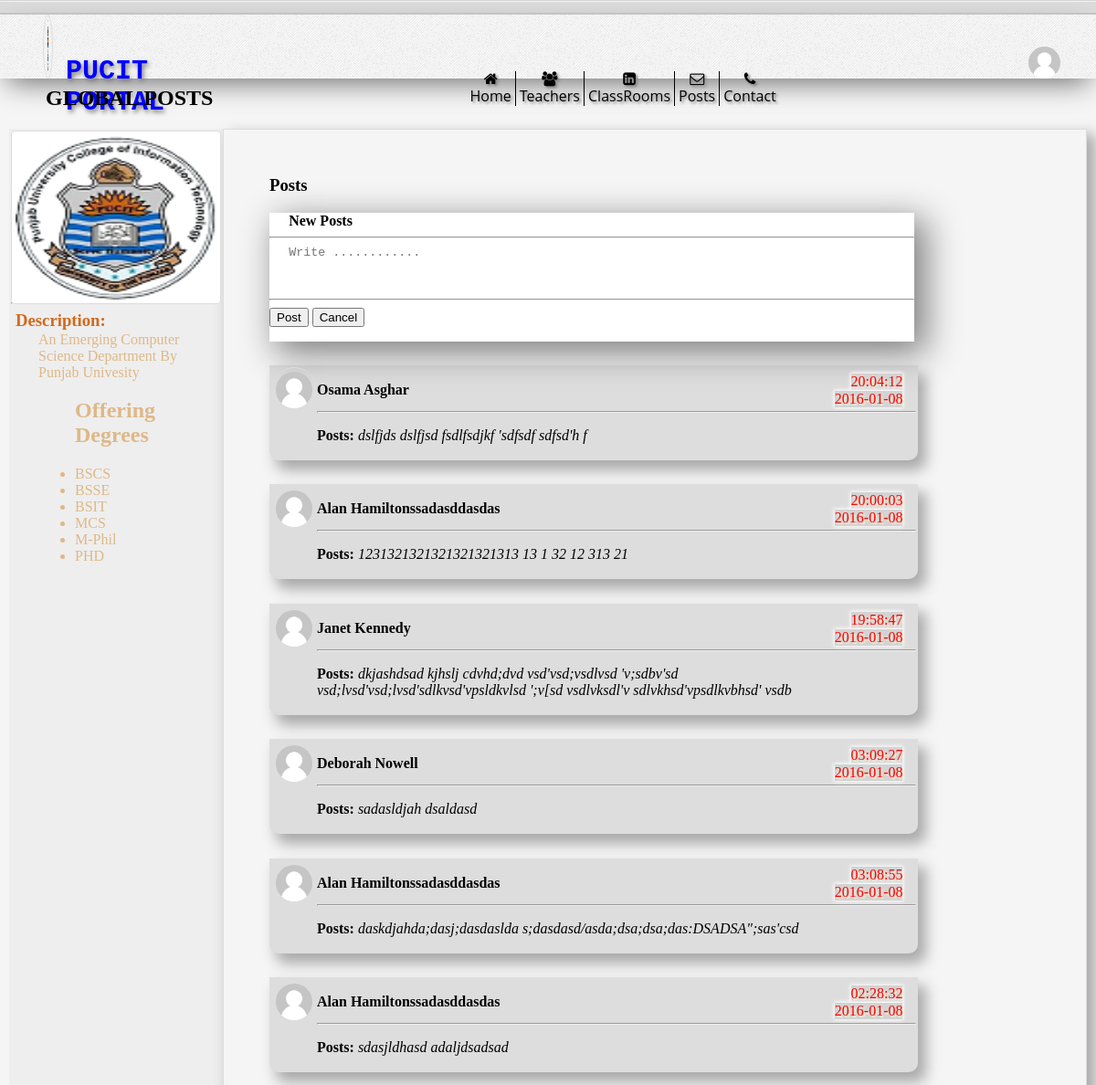
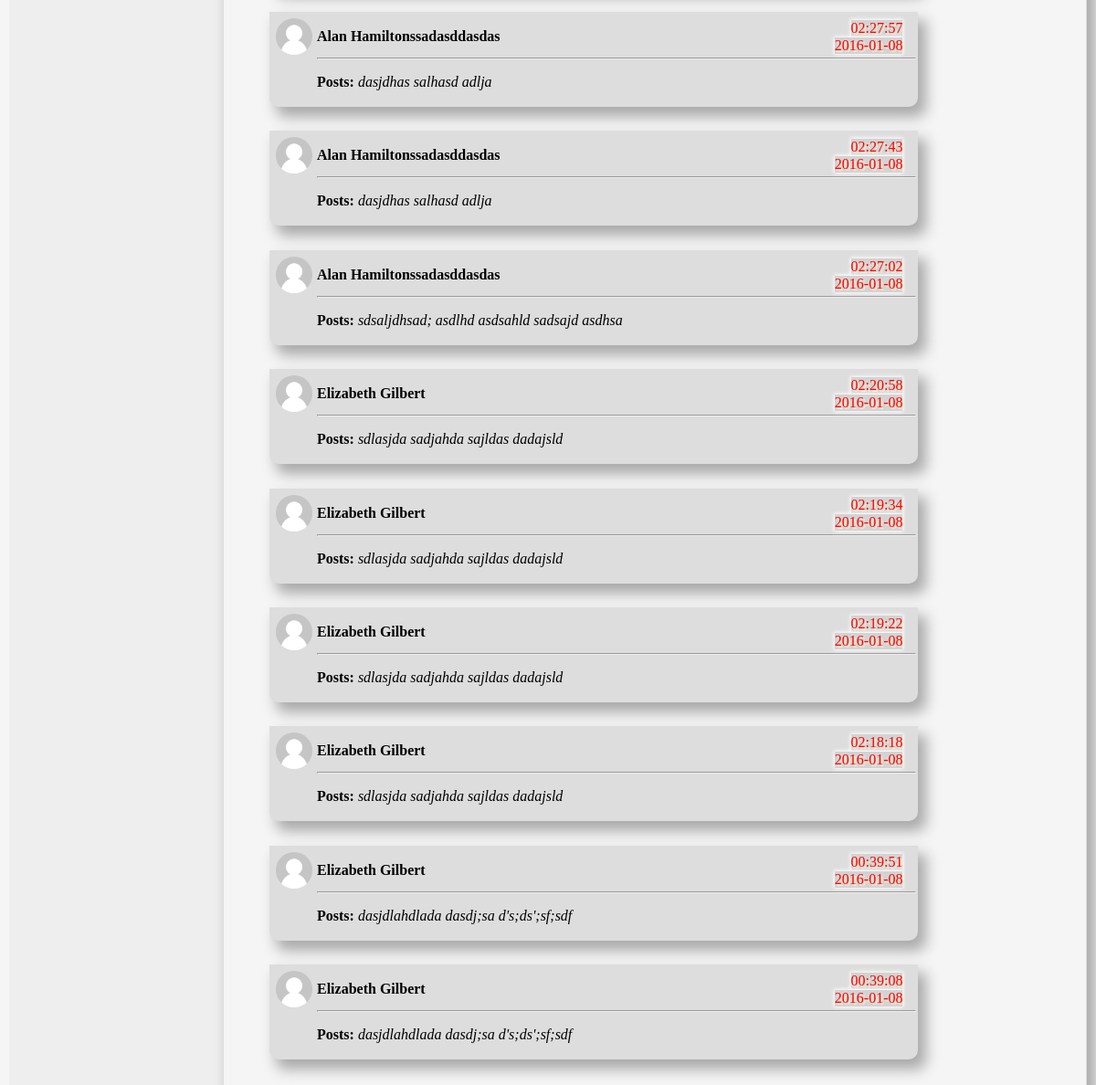
The app's page /post_HTML/GLOBAL_POST.php with its own data (2 pictures, top to bottom).
### tables this page shows
CREATE TABLE `post` (
  `postedBy` int(4) DEFAULT NULL,
  `postDesc` longtext,
  `postTime` datetime DEFAULT CURRENT_TIMESTAMP,
  `global` tinyint(1) NOT NULL DEFAULT '0',
  `classId` int(4) unsigned DEFAULT NULL
);

### post_HTML/GLOBAL_POST.php (the view, shortened to what this page needs)
        <?php
            include ('head.php');
            include ('../header.php');
        ?>
<div id="class-announcements-page">
            <div id="class-announcements-content">
                <h2> GLOBAL POSTS</h2>
                <div id="sub-content">
                <div id="class-announcements-sidebar" class="sub_child_content" style="">
                <div id="class-logo-announcements-content">
                    <img class="img-thumbnail "  src="../image/PUCIT1.png" alt="Image Not Found...." >
                </div>
                <div id="class-info-announcements-content" >
                    <h3 class="active">Description:</h3>
                    <div class="panel-info" id="description">
                        An Emerging Computer Science Department By Punjab Univesity
                        <h2> Offering Degrees </h2>
                        <ul>
                            <li> BSCS </li>
                            <li> BSSE </li>
                            <li> BSIT </li>
                            <li> MCS </li>
                            <li> M-Phil </li>
                            <li> PHD </li>
                        </ul>
                    </div>
                </div>
            </div>
                    <div id="Posts" class="sub_main_content sub_child_content" >
                        <h3>Posts</h3>
                        <div id="new_post" class="new_post">
                            <h4>New Posts</h4><hr>
                            <form method="post">
                                <textarea  id="new_post_text" name="pt" class="new_text"  placeholder="Write ............"></textarea>
                                <hr>
                                <div class="" id="btn_div" >
                                    <input class="btn" type="submit" class="" value="Post" name="Post">
                                    <input class="btn" type="button" value="Cancel">
                                </div>
                            </form>
                        </div>
                        <div id="old_posts" class="post_wrapper">
                            <?php
        $sql = 'select concat(fname," ",lname) as name,postDesc,postTime,userImg image from post,person where postedBy=person.id  and global = 1 order by postTime desc;';
        $res = $db->query($sql);
        while($row = $res->fetch(PDO::FETCH_ASSOC))
        {$img = $row["image"];
                    if($img == "" || (file_exists("../".$img) == false))
                    {
                        $img = 'image/defaultUser.jpg';
                    }
                    $img = '../'.$img;
                        echo    '<div class="post">
                                <div class="post_header">
                                    <div class="post_img_div">
                                        <img class="img-thumbnail img-circle" src="'.$img.'" style="">
                                    </div>
                                    <div class="posted_by">'.$row['name'].'</div>
                                    <div id="date-time">
                        <div class="time"> '.substr($row['postTime'],strpos($row['postTime'],' ')).' </div> <br>
                        <div class="date"> '.substr($row['postTime'],0,strpos($row['postTime'],' ')).' </div>
                                    </div>
                                </div>
                                <hr style="margin-left: 50;">
                                <div class="post_data">
                                    <p class="post_data_content">
                                        <b>Posts: </b>
                                        <cite>'.$row['postDesc'].'
                                        </cite>
                                    </p>
                                    <div id="post_comments">
                                    </div>
                                </div>
                            </div>';
        }
                            ?>
                        </div>
                    </div>
                </div>
            </div>
        </div>
   </body>
</html>

### post_HTML/head.php (shortened to what this page needs)
<html>
    <head>
        <link href="../css/style.css" type="text/css" rel="stylesheet"><link rel="stylesheet" type="text/css" href="../css/headr.css">
        <link rel="stylesheet" href="../css/font-awesome/css/font-awesome.min.css">
    </head>
    <body>

### header.php (shortened to what this page needs)
<?php
    $host = $_SERVER['REQUEST_URI'];
$host = substr($host,0,strpos($host,'/PHP/')).'/PHP/';
?>
        <div id="Header">
            <div class="wrapper">
                <div id="container">
                    <div class="main_menu ">
                        <div class="nav-bar ">
                            <div class="container ">
                                <div><img class="img-thumbnail img-circle web_logo_img logo" alt="Image Ot.Found.." src=<?php echo '"'.$host.'image/PUCIT1.png"' ?>></div>
                                <a id="logo" href=<?php echo '"'.$host.'"' ?>>PUCIT PORTAL</a>
                                <ul>
                                    <div style="display:table">
                                        <li style="border-left:0px">
                                            <a href=<?php echo '"'.$host.'home/"' ?> class="active">
                                                <i class="fa fa-home"></i>
                                                Home
                                            </a>
                                        </li>
                                        <li>
                                            <a href=<?php echo '"'.$host.'teacher_HTML/teachers.php"' ?>>
                                                <i class="fa fa-users"></i>
                                                Teachers
                                            </a>
                                        </li>
                                        <li style="display:table-cell;algin:right">
                                            <a href=<?php echo '"'.$host.'classesController.php"' ?>>
                                                <i class="fa fa-linkedin-square"></i>
                                                ClassRooms
                                            </a>
                                        </li>
                                        <li>
                                            <a href=<?php echo '"'.$host.'post_HTML/GLOBAL_POST.php"' ?> >
                                                <i class="fa fa-envelope-o"></i>
                                                Posts
                                            </a>
                                        </li>
                                        <li>
                                            <a href=<?php echo '"'.$host.'contact/contactUs.php"' ?>>
                                                <i class="fa fa-phone"></i>
                                                Contact
                                            </a>
                                        </li>
                                    </div>
                                </ul>
                                <div id="usr_img">
                                    <img class="user_logo_img" id="user-profile-img" alt="Image NOt FOund ..." src=<?php echo '"'.$host.'image/defaultUser.jpg"' ?>>
                                </div>
                            </div>
                        </div>
                    </div>
                </div>
            </div>
        </div>

### css/style.css (style rules this page uses)
div,p { padding: 0px; border: 0px solid black; }
.img-thumbnail { display: inline-block; max-width: 100%; height: auto; padding: 4px; line-height: 1.42857143; background-color: #fff; border: 1px solid #ddd; border-radius: 4px; }
.img-circle { border-radius: 50%; }
#class-announcements-sidebar { margin-left:50px; margin-right:20px; }
#class-announcements-content { margin-left:10px; margin-right:10px; }
#class-announcements-page { width: 100%; }
#class-info-announcements-content #description { margin-top: -18px; margin-left: 30px; color: burlywood }
#class-info-announcements-content h3 { margin-top: -1px; margin-left: 5px; color: chocolate; }
#class-info-announcements-content { width: 220px; }
#class-logo-announcements-content { margin: auto; width: 220px; height: 180px; }
#class-announcements-content h2 { padding-left: 40px; }
#class-logo-announcements-content img { width: 100%; height: 100%; background-color: #fff; border-radius: 4px; padding: 4px; }
#sub-content .sub_main_content .new_post { background-color: white; box-shadow: 10px 10px 35px 3px grey; width: 80%; display: inline-block; }
#sub-content .post_wrapper .post img { width:40px; height:40px; }
.post_wrapper .post .post_header { display: table; width: 100%; margin-bottom: -10; }
.post_wrapper .post .post_header > * { display: table-cell; border: 0px solid black; }
.post_wrapper .post .post_header .post_img_div { width:50px; }
#sub-content .sub_main_content .post_wrapper .post_data { width:90%; padding-left: 50px; }
#sub-content .sub_main_content .post_wrapper .post_data .post_data_content { padding-right: 8%; }
#sub-content .sub_main_content .post_wrapper .post .post_header .posted_by { font-weight: bold; font-family: Verdana, Geneva, Times; vertical-align: middle; }
#sub-content .sub_main_content .post_wrapper .post .post_header #date-time { vertical-align: middle; text-align: end; padding-right: 2%; color: red; text-shadow: 2px 2px 1px blanchedalmond; }
#sub-content .sub_main_content .post_wrapper .post .post_header #date-time > * { background-color: lightgray; display: inline-block; box-shadow: .2px .2px 4px 1px white; margin-top: 1; }
#sub-content .sub_main_content .post_wrapper > * { margin-top: 3%; border: 2px solid #ddd; background-color: #ddd; width: 80%; box-shadow: 8px 10px 015px 1px darkgrey; border-bottom-left-radius: 10px; border-bottom-right-radius: 10px; }
#sub-content .new_text { width: 80%; margin-left: 3%; padding: 0; height: 50px; border: 0; resize: none; }
#sub-content .sub_main_content .new_post h4 { margin-left: 3%; margin-bottom: 3%; display: inline; }
#sub-content .sub_child_content { display: table-cell; clear: both; background-color: #EEEEEE; padding-right: 12px; padding-left: 2px; padding-top: 2px; }
#sub-content { display: table; -webkit-column-span: all; -webkit-column-count: 5; -webkit-column-rule: 2px dotted }
#sub-content .sub_main_content { min-height: 300px; width: 100%; background-color: whitesmoke; border: 1px solid #ddd; border-bottom-left-radius: 20px; border-bottom-right-radius: 20px; z-index: 0; padding-top: 50px; padding-left: 50px; padding-bottom: 50px; box-shadow: 8px 8px 15px 2px #aaa; margin-left: 3%; vertical-align: middle; -webkit-column-fill: 60%; }

### records on screen
post: name "Osama Asghar", postTime "20:04:12", postTime "2016-01-08", postDesc "dslfjds dslfjsd fsdlfsdjkf 'sdfsdf sdfsd'h f"
post: name "Alan Hamiltonssadasddasdas", postTime "20:00:03", postTime "2016-01-08", postDesc "1231321321321321321313 13 1 32 12 313 21"
post: name "Janet Kennedy", postTime "19:58:47", postTime "2016-01-08", postDesc "dkjashdsad kjhslj cdvhd;dvd vsd'vsd;vsdlvsd 'v;sdbv'sd vsd;lvsd'vsd;lvsd'sdlkvsd'vpsldkvlsd ';v[sd vsdlvksdl'v sdlvkhsd'vpsdlkvbhsd' vsdb"
post: name "Deborah Nowell", postTime "03:09:27", postTime "2016-01-08", postDesc "sadasldjah dsaldasd"
post: name "Alan Hamiltonssadasddasdas", postTime "03:08:55", postTime "2016-01-08", postDesc "daskdjahda;dasj;dasdaslda s;dasdasd/asda;dsa;dsa;das:DSADSA\";sas'csd"
post: name "Alan Hamiltonssadasddasdas", postTime "02:28:32", postTime "2016-01-08", postDesc "sdasjldhasd adaljdsadsad"
post: name "Alan Hamiltonssadasddasdas", postTime "02:27:57", postTime "2016-01-08", postDesc "dasjdhas salhasd adlja"
post: name "Alan Hamiltonssadasddasdas", postTime "02:27:43", postTime "2016-01-08", postDesc "dasjdhas salhasd adlja"
post: name "Alan Hamiltonssadasddasdas", postTime "02:27:02", postTime "2016-01-08", postDesc "sdsaljdhsad; asdlhd asdsahld sadsajd asdhsa"
post: name "Elizabeth Gilbert", postTime "02:20:58", postTime "2016-01-08", postDesc "sdlasjda sadjahda sajldas dadajsld"
post: name "Elizabeth Gilbert", postTime "02:19:34", postTime "2016-01-08", postDesc "sdlasjda sadjahda sajldas dadajsld"
post: name "Elizabeth Gilbert", postTime "02:19:22", postTime "2016-01-08", postDesc "sdlasjda sadjahda sajldas dadajsld"
post: name "Elizabeth Gilbert", postTime "02:18:18", postTime "2016-01-08", postDesc "sdlasjda sadjahda sajldas dadajsld"
post: name "Elizabeth Gilbert", postTime "00:39:51", postTime "2016-01-08", postDesc "dasjdlahdlada dasdj;sa d's;ds';sf;sdf"
post: name "Elizabeth Gilbert", postTime "00:39:08", postTime "2016-01-08", postDesc "dasjdlahdlada dasdj;sa d's;ds';sf;sdf"
